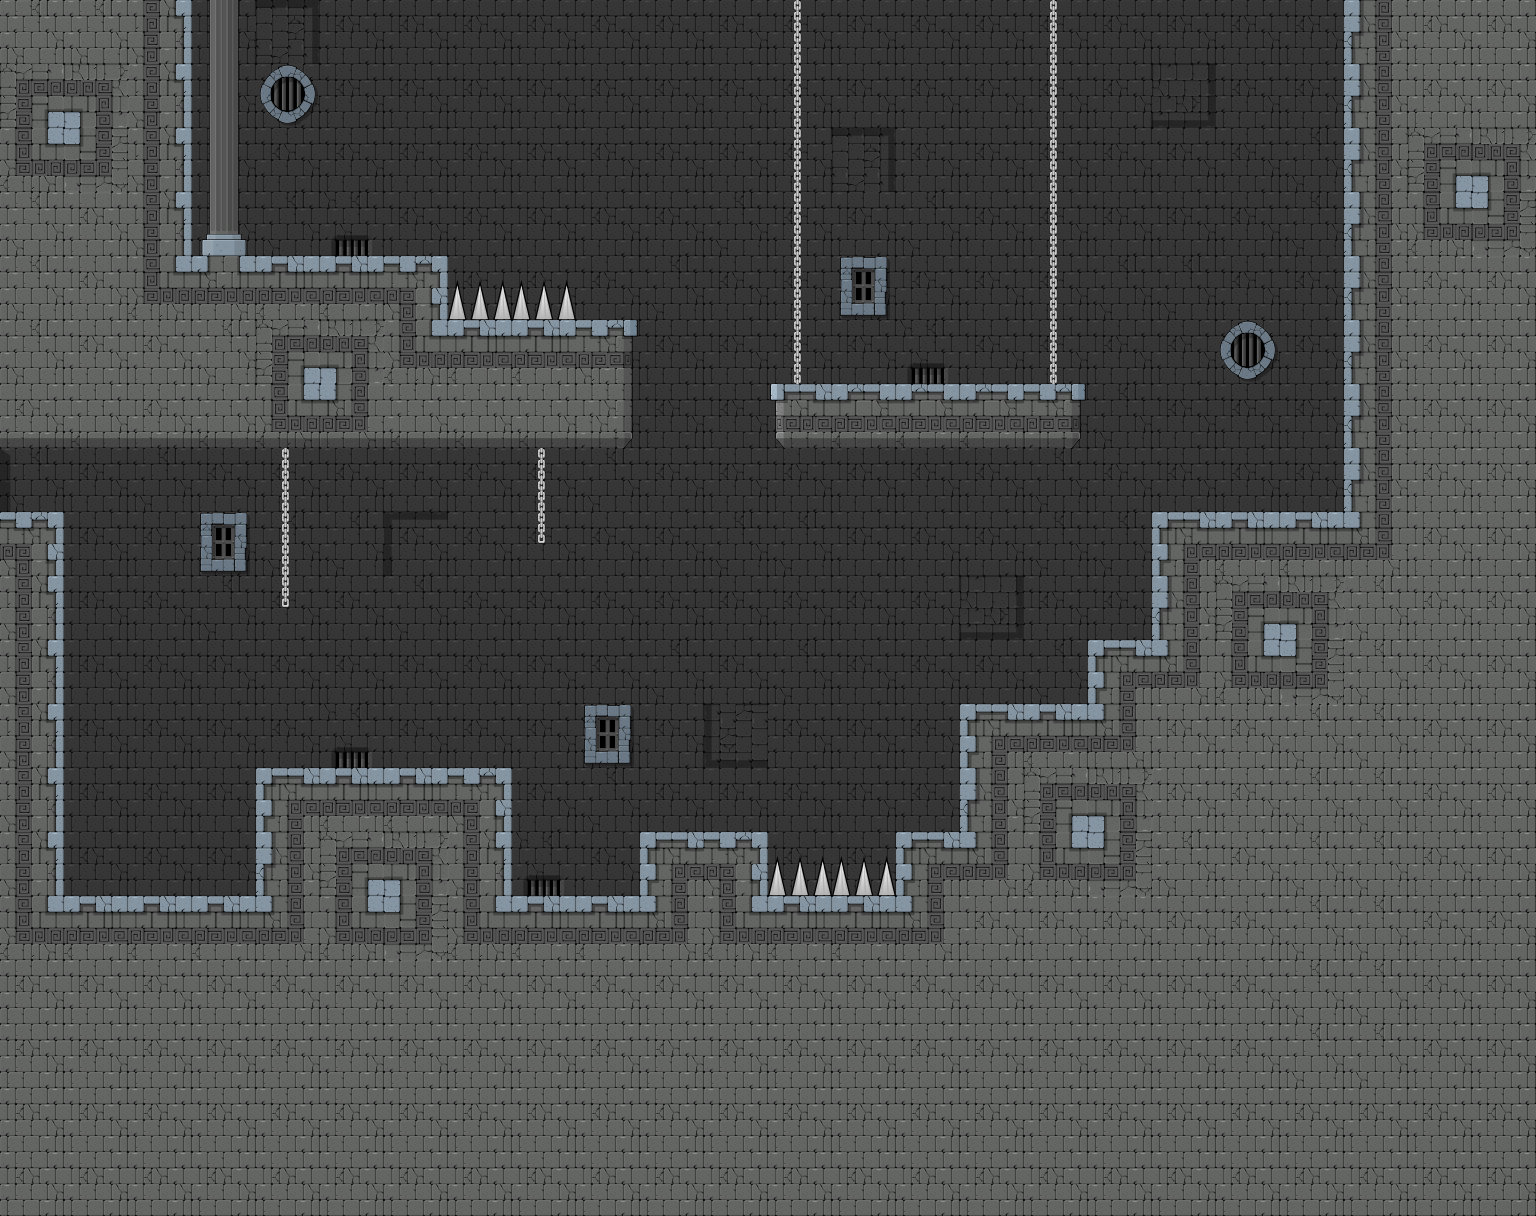

This game map was drawn from its Tiled (.tmx) file and the tilesets committed beside it. A one-line description and the trimmed map source follow:
An orthogonal 24x19 tile map with 64x64 px tiles, 4 tile layers (Background, Decorations, Hazards, Collisions) and 4 objects.

<map version="1.0" tiledversion="1.1.6" orientation="orthogonal" renderorder="right-down" width="24" height="19" tilewidth="64" tileheight="64" infinite="0" nextobjectid="13">
 <tileset firstgid="1" source="CastleTiles.tsx" />
 <layer name="Background" width="24" height="19">
  <data>[456 cells, 344 non-empty, 4 distinct tile ids]</data>
 </layer>
 <layer name="Decorations" width="24" height="19">
  <data>[456 cells, 30 non-empty, 7 distinct tile ids]</data>
 </layer>
 <layer name="Hazards" width="24" height="19">
  <data>[456 cells, 4 non-empty, 1 distinct tile ids]</data>
 </layer>
 <layer name="Collisions" width="24" height="19">
  <data>[456 cells, 251 non-empty, 19 distinct tile ids]</data>
 </layer>
 <objectgroup color="#a00000" name="Enemies">
  <object id="2" x="990" y="370" />
  <object id="10" x="1319" y="497" />
  <object id="12" x="482" y="752" />
 </objectgroup>
 <objectgroup color="#00a000" name="Goal">
  <object id="5" x="286" y="220" rotation="180" />
 </objectgroup>
</map>
